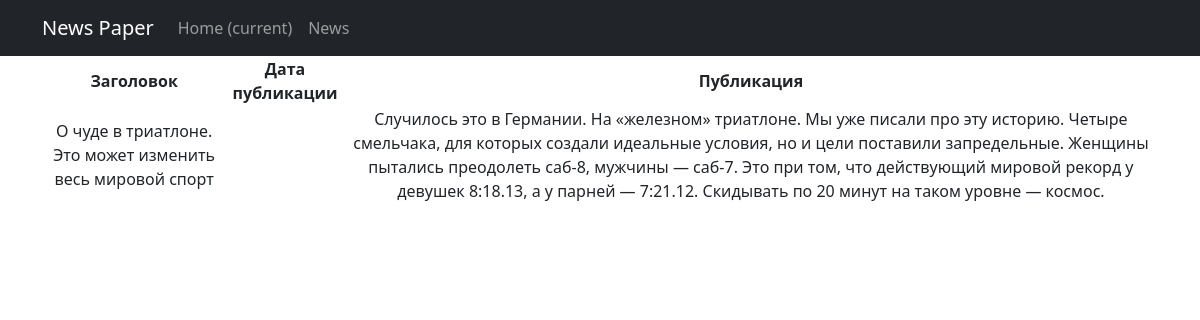
The page /news/2 on the database its author committed.
### news/models.py (models this page shows, shortened)
class Post(models.Model):
    author = models.ForeignKey(Author, on_delete=models.CASCADE)
    article_news = models.CharField(max_length=2, choices=SELECTION, default=news)
    date_in = models.DateTimeField(auto_now_add=True)
    title = models.CharField(max_length=255)
    text = models.TextField()
    rating_news = models.IntegerField(default=0)
    category = models.ManyToManyField(Category, through='PostCategory')

### news/views.py (the view)
# urls.py: path('<int:pk>', PostDetail.as_view())
class PostDetail(DetailView):
    model = Post
    template_name = 'post.html'
    context_object_name = 'post'

### news/templatetags/custom_filters.py (called while the page is built)
@register.filter(name='censor')
def censor(word):
    if isinstance(word, str):
        for i in word.split():
            if i.capitalize() in cens:
                word = word.replace(i, i[0] + '*' * len(i))
    else:
        raise ValueError('custom_filters -> censor -> A string is expected, but a different data type has been entered')
    return word

### templates/post.html (shortened to what this page needs)
{% extends 'flatpages/default.html' %}
{% load custom_filters %}
{% block content %}
{% if post %}
        <table>
           <tr>
                <td><b>Заголовок</b></td>
                <td><b>Дата публикации</b></td>
                <td><b>Публикация</b></td>
            </tr>
            <tr>
                <td>{{ post.title|censor }}</td>
                <td>{{ post.time_in|date:'d M Y' }}</td>
                <td>{{ post.text|censor }}</td>
            </tr>
        </table>
    {% else %}
        <h2>Новостей нет!</h2>
    {% endif %}
{% endblock content %}

### rows shown on the page
Post: title|censor "О чуде в триатлоне. Это может изменить весь мировой спорт", text|censor "Случилось это в Германии. На «железном» триатлоне. Мы уже писали про эту историю. Четыре смельчака, для которых создали идеальные условия, но и цели поставили запредельные. Женщины пытались преодолеть саб-8, мужчины — саб-7. Это при том, что действующий мировой рекорд у девушек 8:18.13, а у парней — 7:21.12. Скидывать по 20 минут на таком уровне — космос."
